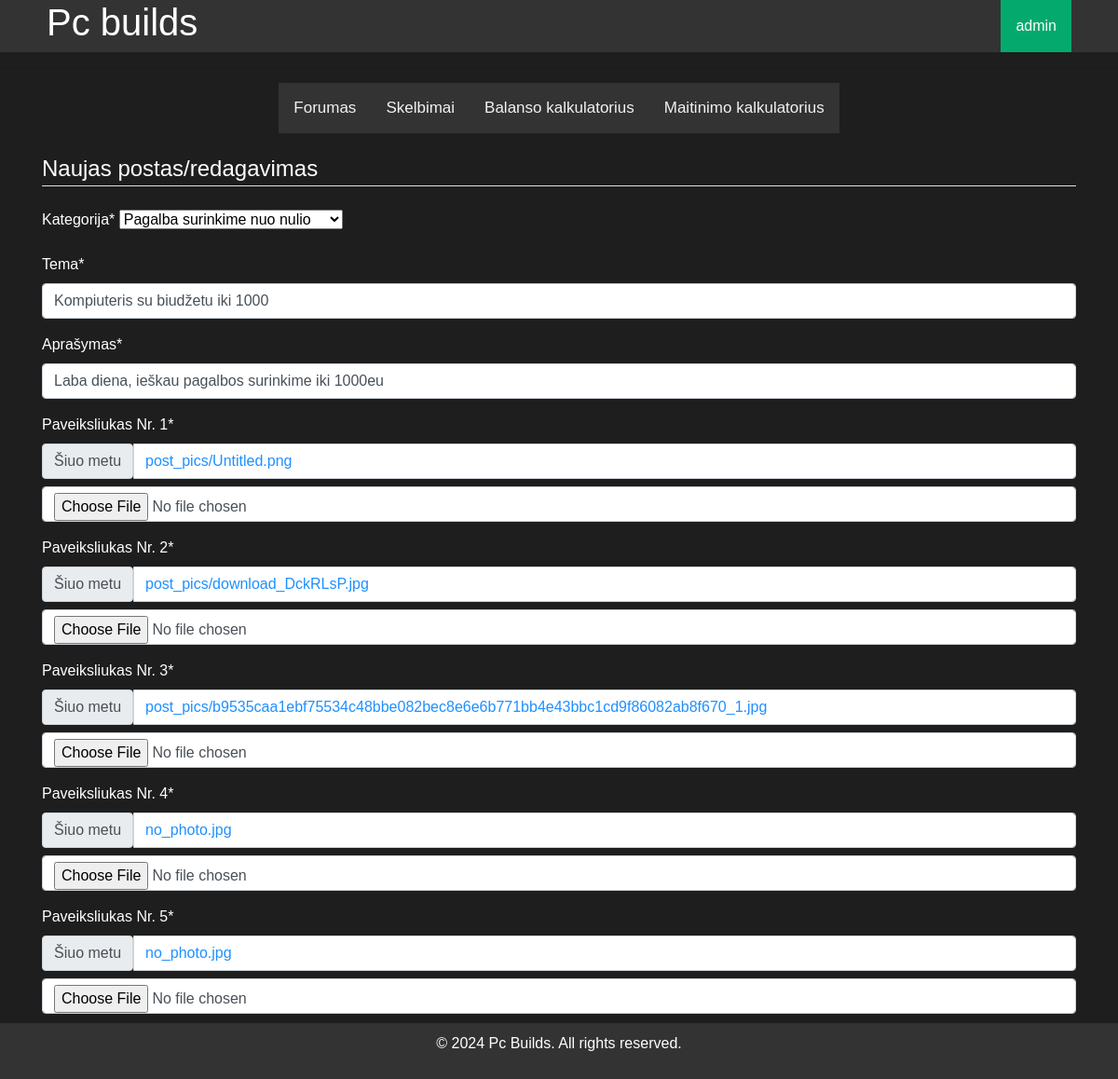
Screenshot of /home/myposts/update/1 (signed in) with the database file from the repository.
### PCbuildingapp/models.py (models this page shows, shortened)
class Postai(models.Model):
    CATEGORY_LIST = (
        ('s', 'Pagalba surinkime nuo nulio'),
        ('a', 'Atnaujinimas seno kompiuterio'),
        ('p', 'Problemos su kompiuteriu'),
        ('k', 'Kiti įrenginiai'),
        ('r', 'Tematiški renginiai')
    )
    category = models.CharField(
        "Kategorija",
        max_length=1,
        choices=CATEGORY_LIST,
        default='s'
    )
    STATUS_LIST = (
        ('a', 'Aktyvi'),
        ('u', 'Uždaryta'),
        ('p', 'Paslėpta'),
        ('d', 'Ištrinta'),
        ('v', 'VIP')
    )
    status = models.CharField(
        "Statusas",
        max_length=1,
        choices=STATUS_LIST,
        default='a',
        blank=True,
        null=True
    )
    theme = models.CharField("Tema", max_length=150)
    description = models.CharField("Aprašymas", max_length=5000)
    ft_1 = models.ImageField("Paveiksliukas Nr. 1", upload_to='post_pics', default='no_photo.jpg')
    ft_2 = models.ImageField("Paveiksliukas Nr. 2", upload_to='post_pics', default='no_photo.jpg')
    ft_3 = models.ImageField("Paveiksliukas Nr. 3", upload_to='post_pics', default='no_photo.jpg')
    ft_4 = models.ImageField("Paveiksliukas Nr. 4", upload_to='post_pics', default='no_photo.jpg')
    ft_5 = models.ImageField("Paveiksliukas Nr. 5", upload_to='post_pics', default='no_photo.jpg')
    create_data = models.DateTimeField("Sukurimo data", auto_now_add=True, null=True, blank=True)
    creator = models.ForeignKey(User, on_delete=models.SET_NULL, null=True, blank=True)
    class Meta:
        verbose_name = 'Postas'
        verbose_name_plural = 'Postai'

### PCbuildingapp/views.py (the view, shortened to what this page needs)
# urls.py: path('myposts/update/<int:pk>', views.PostasByUserUpdateView.as_view(), name='my-postas-update'),
class PostasByUserUpdateView(LoginRequiredMixin, UserPassesTestMixin, generic.UpdateView):
    model = Postai
    form_class = UserPostasCreateForm
    template_name = 'new_post.html'
    success_url = '/home/forum/'
    def test_func(self):  # UserPassesTestMixin dalis, patys nustatom sąlygą ar leidžiam updeitinti
        posto_object = self.get_object()
        return posto_object.creator == self.request.user

### PCbuildingapp/forms.py
class UserPostasCreateForm(forms.ModelForm):
    class Meta:
        model = Postai
        fields = ('category', 'theme', 'status',
                  'description', 'ft_1', 'ft_2', 'ft_3', 'ft_4', 'ft_5', 'creator')
        widgets = {
            'creator': forms.HiddenInput(),
            'status': forms.HiddenInput(),
        }

### PCbuildingapp/templates/new_post.html (shortened to what this page needs)
{% extends "base.html" %}
{% load crispy_forms_tags %}
{% block content %}
    <form method="post" enctype="multipart/form-data">
        <fieldset class="form-group" style="color:white;">
            <legend class="border-bottom mb-4" style="color:white;">Naujas postas/redagavimas</legend>
            {{ form | crispy }}
        </fieldset>
        <div class="form-group">
            <button class="btn btn-outline-info" type="submit">Išsaugoti</button>
        </div>
    </form>
{% endblock %}

### PCbuildingapp/templates/base.html (shortened to what this page needs)
<!DOCTYPE html>
<html lang="en">
<head>
{% load static %}
    <link
      rel="stylesheet"
      href="https://stackpath.bootstrapcdn.com/bootstrap/4.1.3/css/bootstrap.min.css"
    />
    <link rel="stylesheet" href="{% static 'css/main.css' %}">
</head>
<body>
    <header>
        <a href="{% url 'index' %}"><h1>Pc builds</h1></a>
        {% if user.is_authenticated %}
            <div class="dropdown">
              <button class="dropbtn" style="margin-left: 84px;">{{ user }}</button>
            </div>
        {% endif %}
    </header>
    <hr>
    <div class="topnav">
          <a href="{% url 'forum-main' %}">Forumas</a>
          <a href="{% url 'adverts' %}">Skelbimai</a>
          <a href="{% url 'bootleneck-calc' %}">Balanso kalkulatorius</a>
          <a href="#">Maitinimo kalkulatorius</a>
    </div>
    <div class="container">{% block content %}{% endblock %}</div>
    <footer>
        <p>&copy; 2024 Pc Builds. All rights reserved.</p>
    </footer>
</body>
</html>

### PCbuildingapp/static/css/main.css (style rules this page uses)
body { background-color: #1e1e1e; height: 100vh; color: #cfcfcf; font-family: Arial, sans-serif; margin: 0; padding: 0; }
header { background-color: #333; display: flex; justify-content: space-between; align-items: center; padding: 0px 50px; position: sticky; }
header h1 { flex: 1; text-align: center; color: #fff; }
.container { width: 100%; margin: 20px auto; }
footer { background-color: #333; color: #fff; text-align: center; padding: 10px 0; position: fixed; bottom: 0; width: 100%; }
a { color: #1e90ff; text-decoration: none; }
.topnav { background-color: #333; overflow: hidden; max-width: fit-content; margin-left: auto; margin-right: auto; position: sticky; }
.topnav a { float: left; color: #f2f2f2; text-align: center; padding: 14px 16px; text-decoration: none; font-size: 17px; }
.dropbtn { background-color: #04AA6D; color: white; padding: 16px; font-size: 16px; border: none; }
.dropdown { position: relative; display: inline-block; }
button { background-color: #a67a00; color: white; padding: 16px; font-size: 16px; border: none; text-decoration: none; }

### rows the page displays
Postai: category "Pagalba surinkime nuo nulio", theme "Kompiuteris su biudžetu iki 1000", description "Laba diena, ieškau pagalbos surinkime iki 1000eu"

### other values shown
{{ user }} "admin"
